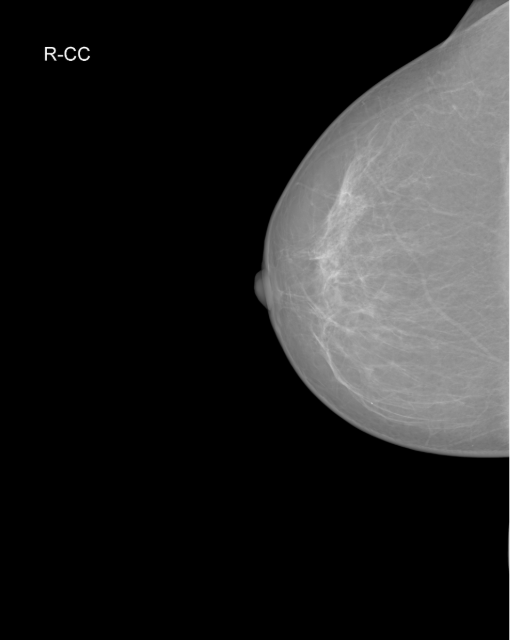
#> input picture notebook/data/sample_view_a.png, 511 x 640 px
$ python -i mammo_crop.py   (imports and definitions only)
#> lines starting #> are read from the running program, lines starting #| are printed output that depends on the picture; after the words box and inside, x2 and y2 are one past the last pixel; in counts of white or black regions, pixels touching at a corner belong together
#> further down, picture is the input picture: shape (640, 511); min 0, max 255, mean 37.8
"""Boundary-aware breast ROI cropping and merged-view composition.

Re-implementation, for illustration, of the preprocessing described in
Mehmood et al., "Intelligent Breast Cropping and Multi-View Fusion with
Finding-BI-RADS Prototype Learning for Mammogram Classification" (under review).

Steps
1. Gaussian smoothing + Otsu threshold  -> foreground mask
2. Morphological closing/opening (5x5)  -> clean contour
3. Largest connected component          -> breast mask
4. Horizontal crop to the mask, with padding on the chest-wall side
5. Row-wise tissue-extent profile: start at the widest row, walk up/down while
   the extent keeps decreasing; stop where it stops decreasing (pectoral muscle,
   skin folds, artefacts); add an adaptive margin.
"""
from dataclasses import dataclass

import cv2
import numpy as np


@dataclass
class CropResult:
    image: np.ndarray        # cropped image
    mask: np.ndarray         # breast mask (full size)
    otsu: np.ndarray         # raw Otsu mask (full size)
    profile: np.ndarray      # row-wise tissue extent (pixels)
    ref_row: int             # widest row
    box: tuple               # (x0, y0, x1, y1) in original coordinates
    laterality: str          # 'L' (chest wall on the left) or 'R'


def breast_mask(img, blur=5, kernel=5):
#> called with blur = 5, kernel = 5
    g = cv2.GaussianBlur(img, (blur, blur), 0)
    _, otsu = cv2.threshold(g, 0, 255, cv2.THRESH_BINARY + cv2.THRESH_OTSU)
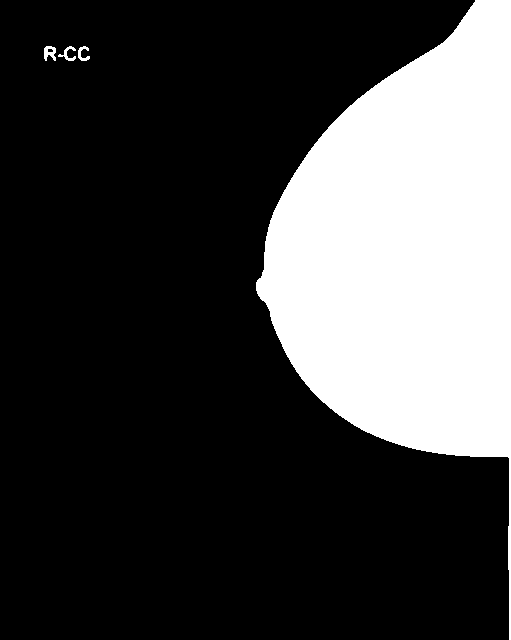
#> otsu: shape (640, 511); 25.8% white; 4 white regions, box (x1, y1, x2, y2) and area: (256, 0, 511, 640) 83980, (44, 46, 56, 61) 121, (58, 46, 76, 61) 100, (78, 46, 90, 61) 89
    k = cv2.getStructuringElement(cv2.MORPH_ELLIPSE, (kernel, kernel))
    m = cv2.morphologyEx(otsu, cv2.MORPH_CLOSE, k)
#> m: shape (640, 511); 25.8% white; 2 white regions, box (x1, y1, x2, y2) and area: (256, 0, 511, 640) 83981, (44, 46, 90, 61) 373
    m = cv2.morphologyEx(m, cv2.MORPH_OPEN, k)
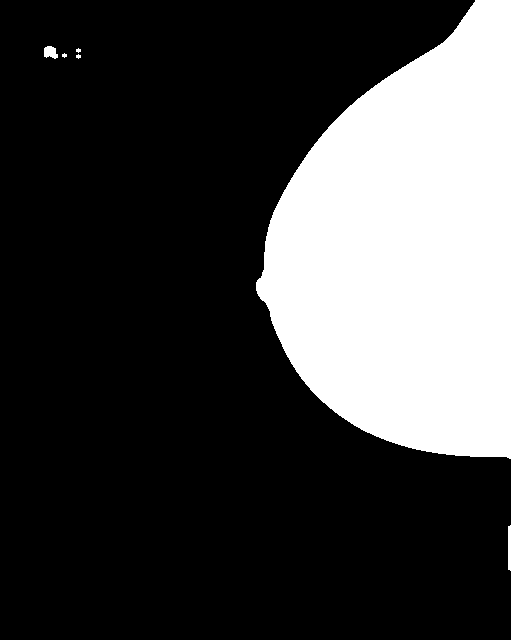
#> m: shape (640, 511); 25.7% white; 6 white regions (3 under 20 px), largest, box (x1, y1, x2, y2) and area: (256, 0, 511, 459) 83575, (44, 46, 58, 59) 136, (508, 525, 511, 571) 134
    n, lab, stats, _ = cv2.connectedComponentsWithStats(m, 8)
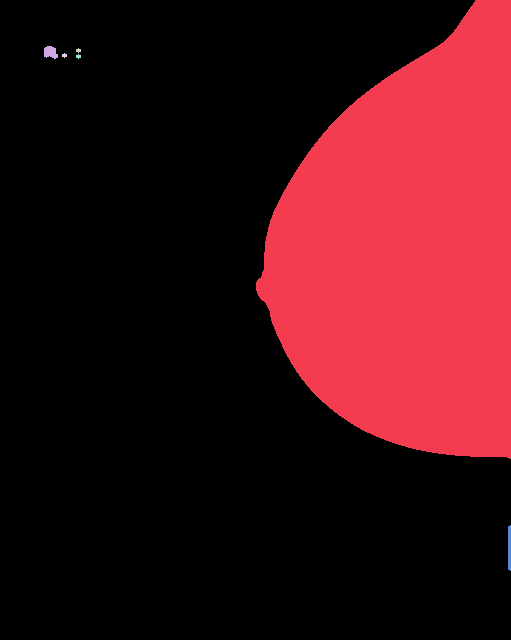
#> lab: shape (640, 511) int32; 7 distinct labels, from 0 to 6; one colour per label, 0 black
#> n = 7; stats = [[0, 0, 511, 640, 243144], [256, 0, 255, 459, 83575], [44, 46, 14, 13, 136], [76, 48, 5, 5, 17], [62, 53, 5, 5, 17], [76, 54, 5, 5, 17], [508, 525, 3, 46, 134]]
    if n <= 1:
        return otsu > 0, m > 0
    largest = 1 + int(np.argmax(stats[1:, cv2.CC_STAT_AREA]))
#> largest = 1
    return otsu > 0, lab == largest


# [55 lines left out: functions _walk, crop_breast, merge_views, not called in this run]

>>> import cv2
>>> picture = cv2.imread('data/sample_view_a.png', cv2.IMREAD_GRAYSCALE)
>>> result = breast_mask(picture)

$ run again, on notebook/data/sample_view_b.png
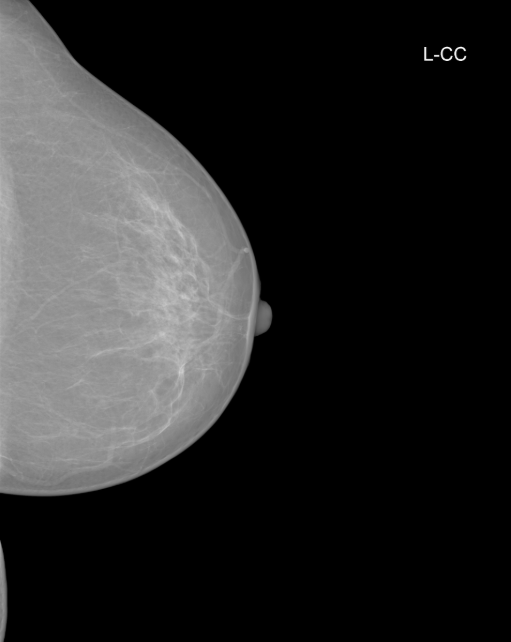
#> input picture notebook/data/sample_view_b.png, 511 x 642 px
#> picture is the input picture: shape (642, 511); min 0, max 255, mean 41.5
#> in breast_mask, `_, otsu = cv2.threshold(g, 0, 255, cv2.THRESH_BINARY + cv2.THRESH_OTSU)`:
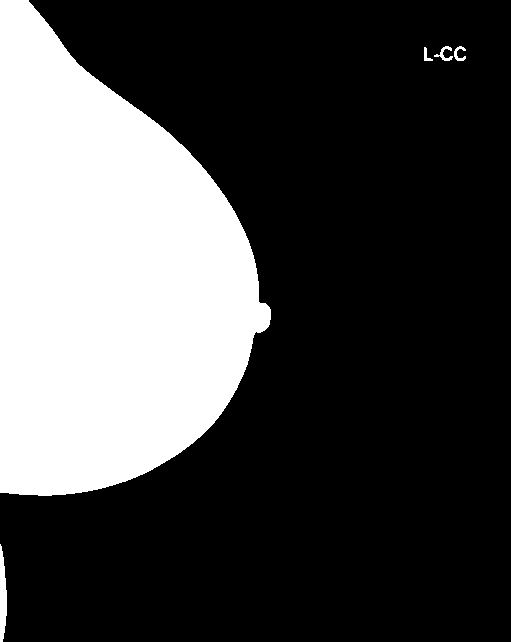
#> otsu: shape (642, 511); 28.4% white; 5 white regions, box (x1, y1, x2, y2) and area: (0, 0, 271, 496) 92451, (0, 544, 7, 642) 508, (434, 46, 453, 61) 105, (454, 46, 466, 61) 87, (424, 47, 433, 61) 57
#> in breast_mask, `n, lab, stats, _ = cv2.connectedComponentsWithStats(m, 8)`:
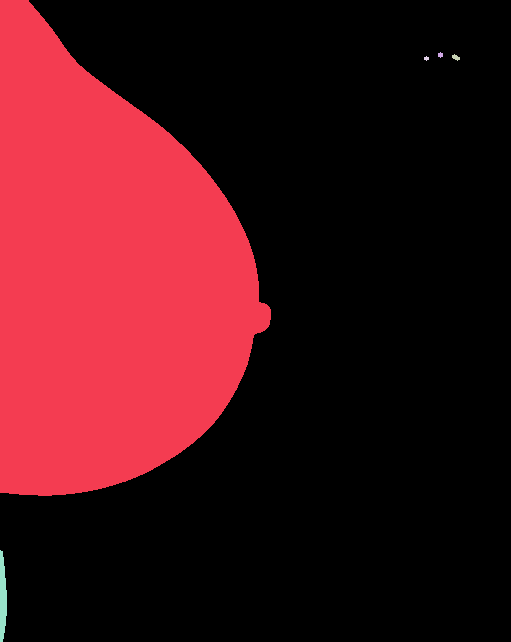
#> lab: shape (642, 511) int32; 6 distinct labels, from 0 to 5; one colour per label, 0 black
#> n = 6; stats = [[0, 0, 511, 642, 235039], [0, 0, 271, 496, 92454], [438, 52, 5, 6, 22], [452, 54, 8, 7, 33], [424, 56, 5, 5, 17], [0, 550, 7, 92, 497]]
#> largest = 1
